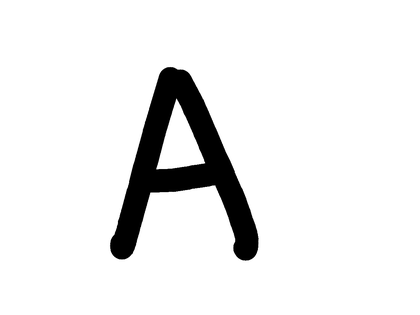
%> input picture MATLAB/xihua/img011-012.png, 420 x 315 px, shrunk from 1200 x 900 before the run
$ octave untitled.m   (GNU Octave 9; MATLAB toolbox functions it lacks are replaced by stand-ins)
%> lines starting %> are read from the running program, lines starting %| are printed output that depends on the picture; in (x1, y1, x2, y2) boxes, pixels count from 0 and x2, y2 are one past the last pixel; in counts of white or black regions, pixels touching at a corner belong together; the program's own positions count from 1
Isrc = imread('img011-012.png');
%> Isrc is the input picture: size 315x420x3 uint8; min 0, max 255, mean 235.2

if ndims(Isrc) == 3
    I = rgb2gray(Isrc);
else
    I = Isrc;
end

I = 255 - I;
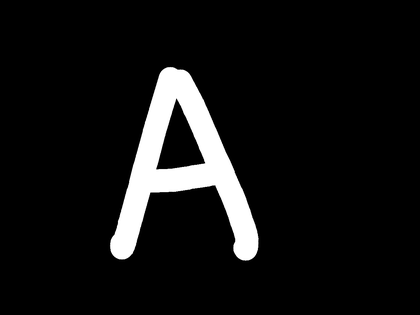
%> I: size 315x420 uint8; min 0, max 255, mean 19.8
I = im2bw(I,0.5);
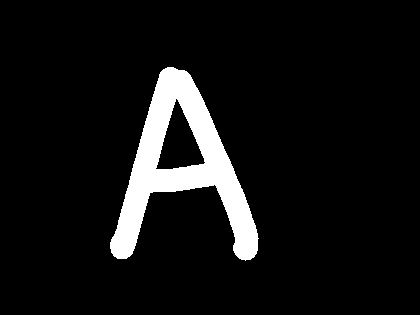
%> I: size 315x420 logical; 7.8% white; 1 white region, box (x1, y1, x2, y2) and area: (110, 67, 259, 261) 10278
%外围扩展边界
[H,W] = size(I);
%> H = 315; W = 420
I = [zeros(2,W);I;zeros(2,W)];
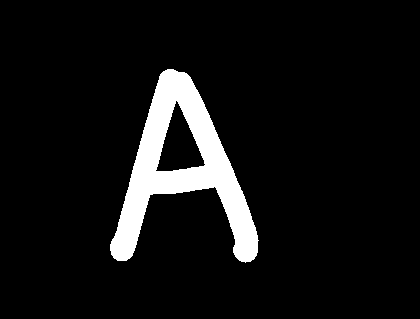
%> I: size 319x420 double; values 0 (black) and 1 (white), 7.7% white; 1 white region, box (x1, y1, x2, y2) and area: (110, 69, 259, 263) 10278
I = [zeros(H+4,2),I,zeros(H+4,2)];
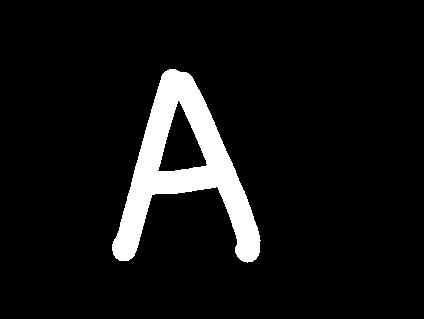
%> I: size 319x424 double; values 0 (black) and 1 (white), 7.6% white; 1 white region, box (x1, y1, x2, y2) and area: (112, 69, 261, 263) 10278
[H,W] = size(I);
%> H = 319; W = 424

%> (the run ends here)
